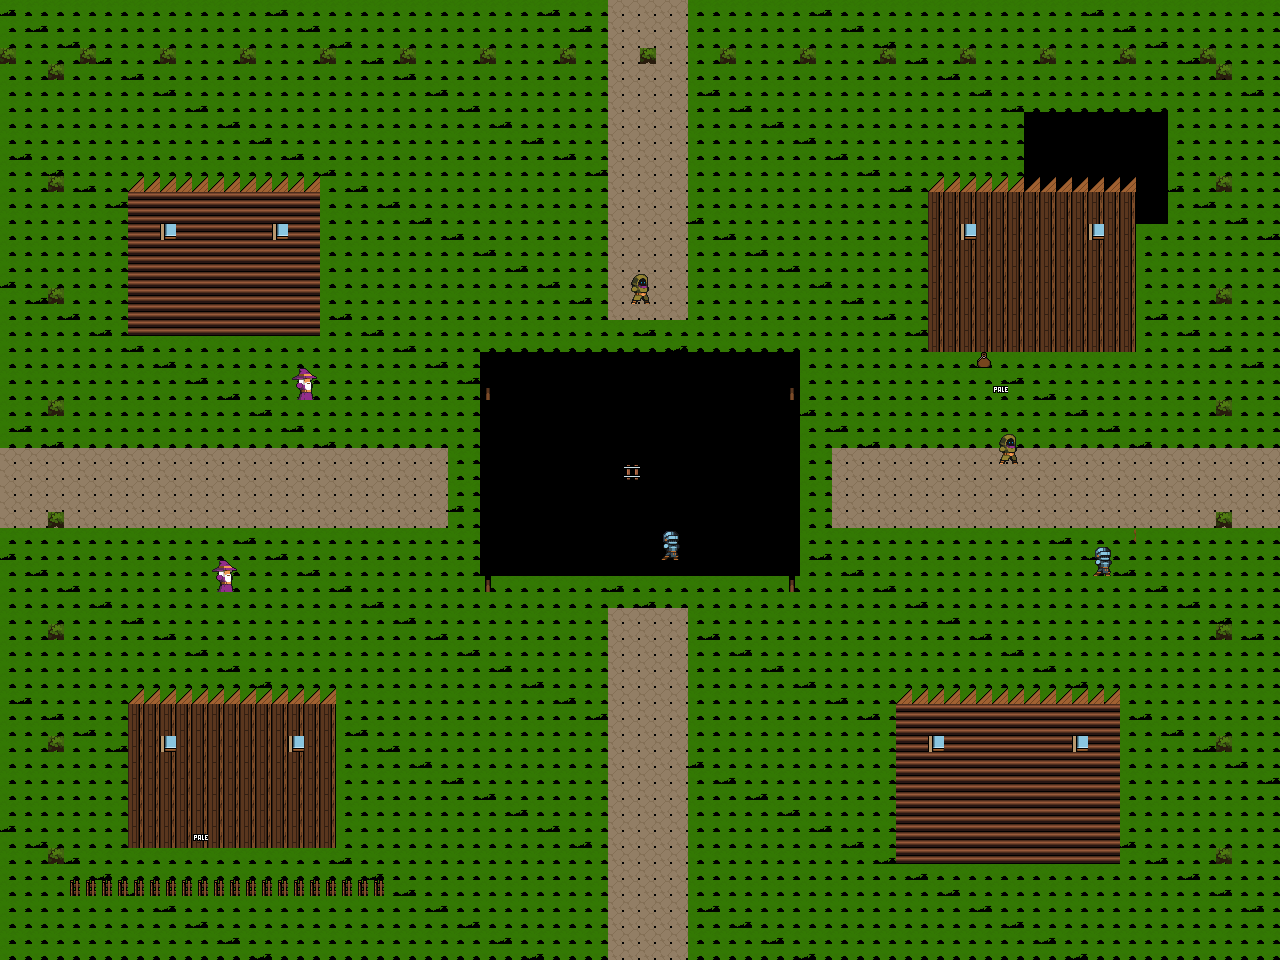

Below is a game level as drawn by its tile map, then a one-line description and the .tmx that defines it (tile-layer data replaced by summaries):
An orthogonal 80x60 tile map with 16x16 px tiles, 6 tile layers (ground, paths, buildings, roofs, ...), 12 tilesets and 7 objects (3x interaction, 2x npc, spawn, transition).

<map version="1.10" tiledversion="1.12.1" orientation="orthogonal" renderorder="right-down" width="80" height="60" tilewidth="16" tileheight="16" infinite="0" nextlayerid="8" nextobjectid="8">
 <tileset firstgid="1" source="../tilesets/pixel_crawler_floors.tsx" />
 <tileset firstgid="651" source="../tilesets/pixel_crawler_walls.tsx" />
 <tileset firstgid="2751" source="../tilesets/pixel_crawler_roofs.tsx" />
 <tileset firstgid="3376" source="../tilesets/pixel_crawler_furniture.tsx" />
 <tileset firstgid="6076" source="../tilesets/pixel_crawler_farm.tsx" />
 <tileset firstgid="6701" source="../tilesets/pixel_crawler_vegetation.tsx" />
 <tileset firstgid="7376" source="../tilesets/pixel_crawler_workbench.tsx" />
 <tileset firstgid="7640" source="../tilesets/pixel_crawler_furnace.tsx" />
 <tileset firstgid="7928" source="../tilesets/pixel_crawler_anvil.tsx" />
 <tileset firstgid="8098" source="../tilesets/pixel_crawler_knight_idle.tsx" />
 <tileset firstgid="8102" source="../tilesets/pixel_crawler_rogue_idle.tsx" />
 <tileset firstgid="8106" source="../tilesets/pixel_crawler_wizzard_idle.tsx" />
 <layer id="1" name="ground" width="80" height="60">
  <data>[4800 cells, 4800 non-empty, 4 distinct tile ids]</data>
 </layer>
 <layer id="2" name="paths" width="80" height="60">
  <data>[4800 cells, 922 non-empty, 2 distinct tile ids]</data>
 </layer>
 <layer id="3" name="buildings" width="80" height="60">
  <data>[4800 cells, 495 non-empty, 3 distinct tile ids]</data>
 </layer>
 <layer id="4" name="roofs" width="80" height="60">
  <data>[4800 cells, 208 non-empty, 3 distinct tile ids]</data>
 </layer>
 <layer id="5" name="objects" width="80" height="60">
  <data>[4800 cells, 75 non-empty, 17 distinct tile ids]</data>
 </layer>
 <layer id="6" name="npcs" width="80" height="60">
  <data>[4800 cells, 6 non-empty, 3 distinct tile ids]</data>
 </layer>
 <objectgroup id="7" name="markers">
  <object id="1" name="player_spawn" type="spawn" x="640" y="544">
   <point />
   <properties>
    <property name="id" value="player_spawn" />
    <property name="type" value="spawn" />
    <property name="description" value="Default spawn in the Pixel Crawler town demo." />
   </properties>
  </object>
  <object id="2" name="forest_exit" type="transition" x="608" y="0" width="80" height="32">
   <properties>
    <property name="id" value="forest_exit" />
    <property name="type" value="exit" />
    <property name="target_map" value="forest_rat_outskirts" />
    <property name="interaction_type" value="exit" />
    <property name="description" value="North road to the Forest chapter." />
   </properties>
  </object>
  <object id="3" name="merchant_npc" type="npc" x="992" y="448" width="32" height="32">
   <properties>
    <property name="id" value="merchant_npc" />
    <property name="type" value="npc" />
    <property name="npc_id" value="merchant" />
    <property name="interaction_type" value="shop" />
    <property name="description" value="Merchant near the market area." />
   </properties>
  </object>
  <object id="4" name="blacksmith_npc" type="npc" x="1088" y="560" width="32" height="32">
   <properties>
    <property name="id" value="blacksmith_npc" />
    <property name="type" value="npc" />
    <property name="npc_id" value="blacksmith" />
    <property name="interaction_type" value="craft" />
    <property name="description" value="Blacksmith near the furnace and anvil." />
   </properties>
  </object>
  <object id="5" name="quest_board" type="interaction" x="560" y="336" width="16" height="16">
   <properties>
    <property name="id" value="quest_board" />
    <property name="type" value="quest_board" />
    <property name="interaction_type" value="quest" />
    <property name="description" value="Town quest sign for Forest progression." />
   </properties>
  </object>
  <object id="6" name="crafting_station" type="interaction" x="1040" y="832" width="16" height="16">
   <properties>
    <property name="id" value="crafting_station" />
    <property name="type" value="crafting_station" />
    <property name="interaction_type" value="craft" />
    <property name="description" value="Workbench station." />
   </properties>
  </object>
  <object id="7" name="save_point" type="interaction" x="624" y="464" width="16" height="16">
   <properties>
    <property name="id" value="save_point" />
    <property name="type" value="save_point" />
    <property name="interaction_type" value="save" />
    <property name="description" value="Town well used as a future save/rest point." />
   </properties>
  </object>
 </objectgroup>
</map>
